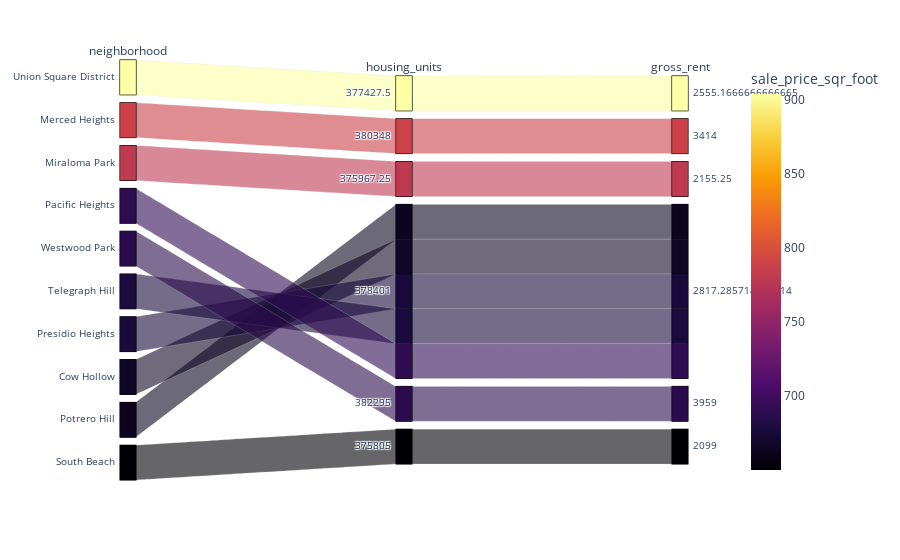

Source (notebook cell):
### Markdown cell above
### Create a parallel coordinates plot and parallel categories plot of most expensive neighborhoods in San Francisco per year

### Code cell
# Parallel Categories Plot
px.parallel_categories(
    topten_expensive_df,
    dimensions=["neighborhood", "housing_units", "gross_rent"],
    color="sale_price_sqr_foot",
    color_continuous_scale=px.colors.sequential.Inferno,
)

### Figure 1 — Plotly figure (JSON) as saved in the notebook; plotly's stock layout.template omitted (floating-point values rounded to 4 significant figures)
{"data": [{"dimensions": [{"label": "neighborhood", "values": ["Union Square District", "Merced Heights", "Miraloma Park", "Pacific Heights", "Westwood Park", "Telegraph Hill", "Presidio Heights", "Cow Hollow", "Potrero Hill", "South Beach"]}, {"label": "housing_units", "values": [377400.0, 380348, 376000.0, 378401, 382295, 378401, 378401, 378401, 378401, 375805]}, {"label": "gross_rent", "values": [2555.0, 3414, 2155.0, 2817.0, 3959, 2817.0, 2817.0, 2817.0, 2817.0, 2099]}], "domain": {"x": [0, 1], "y": [0, 1]}, "line": {"color": [904.0, 788.8, 779.8, 689.6, 687.1, 676.5, 675.4, 666.0, 662.0, 650.1], "coloraxis": "coloraxis"}, "name": "", "type": "parcats"}], "layout": {"autosize": true, "coloraxis": {"colorbar": {"title": {"text": "sale_price_sqr_foot"}}, "colorscale": [[0, "#000004"], [0.1111, "#1b0c41"], [0.2222, "#4a0c6b"], [0.3333, "#781c6d"], [0.4444, "#a52c60"], [0.5556, "#cf4446"], [0.6667, "#ed6925"], [0.7778, "#fb9b06"], [0.8889, "#f7d13d"], [1, "#fcffa4"]]}, "legend": {"tracegroupgap": 0}, "margin": {"t": 60}}}
